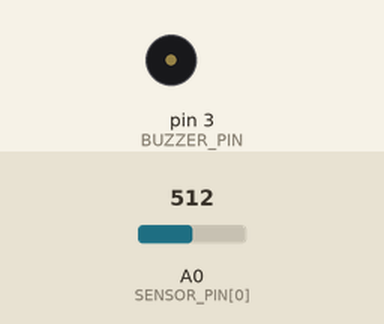
Simulated run of this sketch. Board: Arduino Uno, built with avr-gcc and run on an emulated ATmega328P. Shown: buzzer (waves = sounding). Inputs (shaded band) come from the test bench; at power-on: A0 (SENSOR_PIN[0]) = 512. Storage starts empty; what the sketch prints to the serial monitor is not drawn.

Above: at 1.05 s.
Timing chart, 0 to 4.0 s (numbered marks = the images above):
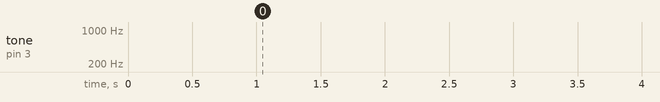

Measured:
- by itself, tone on pin 3 (BUZZER_PIN): silent → 500 Hz at 81.2 s, → silent 0.20 s later, → 500 Hz 0.15 s later, → silent 0.20 s later, … (6 changes in this stretch)

The sketch:

Pico-FuktsensorTestMedBeeper.ino
```cpp
#include <SPI.h>
#include <SD.h>

File logFile;

//Pin definitions
int SENSOR_PIN[] = { A0 };
int SENSOR_EN_PIN[] = { 1 };
int BUZZER_PIN = 3;

int sensorReading[1];
unsigned long myIndex = 0;
unsigned long startTime = 0;
unsigned long nextRun = 0;
int numberOfRuns = 0;

void setup() {
  Serial.begin(9600);
  if (!Serial) {
    delay(1000);  //Waits a second for Serial to get set up.
  }

  Serial.println("Initializing SD card...");
  if (!SD.begin(SS)) {
    Serial.println("Failed to initialize SD card");
    while (1)
      ;
  } else {
    Serial.println("Successfully initialized card");
  }

  pinMode(SENSOR_EN_PIN[0], OUTPUT);
  pinMode(BUZZER_PIN, OUTPUT);

  logFile = SD.open("fuktlog.txt", FILE_WRITE);
  logFile.println("Test Powered up, starting");
  logFile.close();
  delay(1000);  //Waits for a second just to make sure everything is powered.

  startTime = millis();
  nextRun = startTime + 1200000;  //3,600,000 is one hour in ms
}

void loop() {
  numberOfRuns++;
  //Write main header
  logFile = SD.open("fuktlog.txt", FILE_WRITE);
  logFile.println("Main run no. " + String(numberOfRuns));
  logFile.flush();
  //Start sub runs
  //Run 1, only the first sensor
  logFile.println("Sub-run 1");
  logFile.close();
  digitalWrite(SENSOR_EN_PIN[0], HIGH);
  myIndex = 0;
  delay(20000);  //wait for ten second to power up the sensor
  for (int i = 0; i < 12; i++) {
    for (int j = 0; j < 1; j++) {
      sensorReading[j] = analogRead(SENSOR_PIN[j]);
    }

    logFile = SD.open("fuktlog.txt", FILE_WRITE);
    logFile.println(
      String(myIndex) + "," + String(sensorReading[0]));

    Serial.println(
      String(myIndex) + "," + String(sensorReading[0]));
    logFile.close();
    myIndex++;
    delay(5000);  //Waits 5 sek, should be accurate enough
  }
  digitalWrite(SENSOR_EN_PIN[0], LOW);
  //Do a beep, now we're done!
  tone(BUZZER_PIN, 500, 200);
  delay(350);
  tone(BUZZER_PIN, 500, 200);
  delay(350);
  tone(BUZZER_PIN, 500, 200);
  //wait for next run
  while (millis() < nextRun) { ; }
  nextRun = nextRun + 1200000;
}
```
